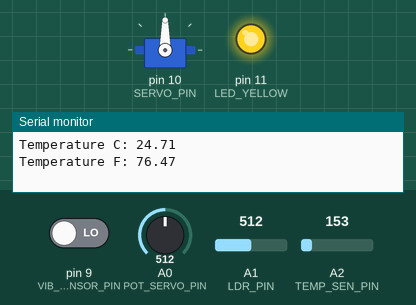
The sketch below on a simulated Arduino Uno, built with avr-gcc and run on an emulated ATmega328P. On the bench: servo, output pins drawn as LEDs (lit = HIGH), the last lines printed to the serial monitor. The inputs (shaded band) are chosen by the test bench; at power-on: A0 (POT_SERVO_PIN) = 512, A1 (LDR_PIN) = 512, pin 9 (VIB_SENSOR_PIN) LOW, A2 (TEMP_SEN_PIN) = 153.

Above: at 1.2 s.
1.3 s: A0 (POT_SERVO_PIN) set to 716
At 4.4 s:
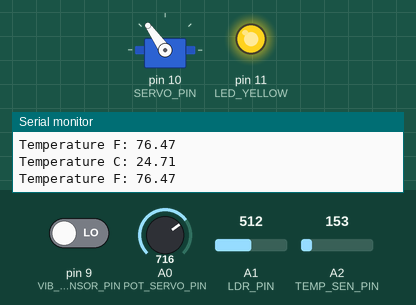
4.7 s: A1 (LDR_PIN) set to 741
7.7 s: A1 (LDR_PIN) set to 759
At 9.0 s:
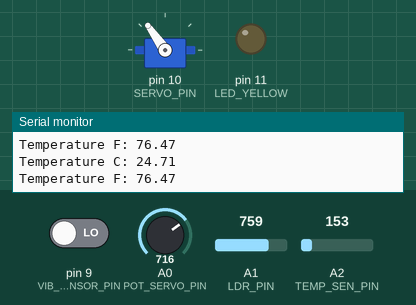
10.2 s: A0 (POT_SERVO_PIN) set to 900
At 12.8 s:
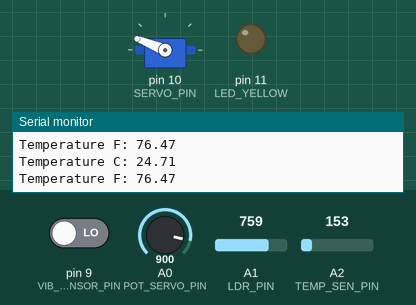
13.5 s: A1 (LDR_PIN) set to 740
At 16.5 s:
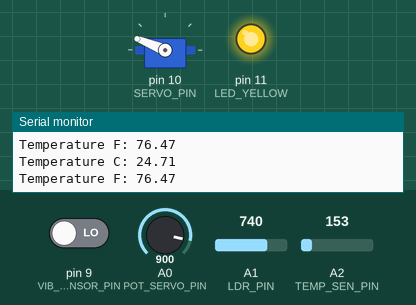
16.8 s: A0 (POT_SERVO_PIN) set to 1023
At 19.3 s:
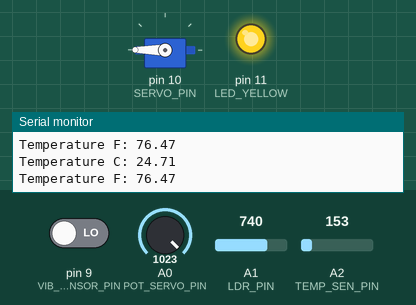
Timing chart, 0 to 20.8 s (numbered marks = the images above; inputs shaded):
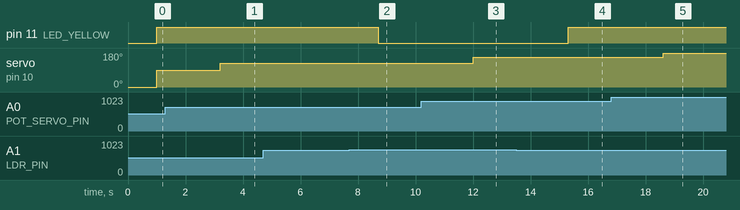

The sketch:

sketch_tempSensor_pot_vibSensor_ldr_servo_led.ino
```cpp
#include <Servo.h>

Servo s1;

const int POT_SERVO_PIN = A0;
const int LDR_PIN = A1;
const int TEMP_SEN_PIN = A2;
const int LED_WHITE = 12;
const int LED_YELLOW = 11; // PWM
const int SERVO_PIN = 10; // PWM
const int VIB_SENSOR_PIN = 9; // PWM

const int LDR_THRESHOLD = 750;
const int VIBRATION_THRESHOLD = 50;

void setup() {
  // engage serial communication
  Serial.begin(9600);

  // set servo
  s1.attach(SERVO_PIN);
  s1.write(0);

  // set pins (input)
  pinMode(POT_SERVO_PIN, INPUT);
  pinMode(LDR_PIN, INPUT);
  pinMode(TEMP_SEN_PIN, INPUT);
  pinMode(VIB_SENSOR_PIN, INPUT);

  // set pins (output)
  pinMode(LED_YELLOW, OUTPUT);
}

void loop() {
  float voltage = analogRead(TEMP_SEN_PIN) * 0.004882813; // convert analog reading (0-1023)back to voltage from 0-5v

  float degreesC = (voltage - 0.5) * 100.0; // convert to celcius
  float degreesF = degreesC * (9.0 / 5.0) + 32.0; // convert to fahrenheit

  int potServoRead = analogRead(POT_SERVO_PIN);
  int ldrRead = analogRead(LDR_PIN);
  int vibSensorRead = pulseIn(VIB_SENSOR_PIN, HIGH);

  int servoAmount = map(potServoRead, 0, 1023, 0, 180);

  s1.write(servoAmount);

  if (vibSensorRead > VIBRATION_THRESHOLD) {
    digitalWrite(LED_WHITE, HIGH);
  } else {
    digitalWrite(LED_WHITE, LOW);
  }

  if (ldrRead < LDR_THRESHOLD) {
    digitalWrite(LED_YELLOW, HIGH);

    Serial.print("Temperature C: ");
    Serial.println(degreesC);

    Serial.print("Temperature F: ");
    Serial.println(degreesF);
  } else {
    digitalWrite(LED_YELLOW, LOW);
  }

  delay(100);
}
```

Measured:
- the behaviour switches between 749 and 750 on A1 (LDR_PIN) (found by bisection; images 1 and 2)
- after the input at 1.3 s, servo on pin 10 (SERVO_PIN): 90° → 125° after 1.9 s
- after the input at 7.7 s, pin 11 (LED_YELLOW): HIGH → LOW after 1.0 s
- after the input at 10.2 s, servo on pin 10 (SERVO_PIN): 125° → 158° after 1.8 s
- after the input at 13.5 s, pin 11 (LED_YELLOW): LOW → HIGH after 1.8 s
- after the input at 16.8 s, servo on pin 10 (SERVO_PIN): 158° → 180° after 1.8 s
